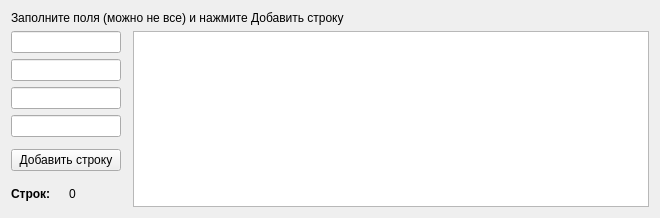
<?xml version="1.0" encoding="UTF-8"?>
<ui version="4.0">
 <class>MainWindow</class>
 <widget class="QMainWindow" name="MainWindow">
  <property name="geometry">
   <rect>
    <x>0</x>
    <y>0</y>
    <width>660</width>
    <height>218</height>
   </rect>
  </property>
  <property name="windowTitle">
   <string>Пример работы с моделью и таблицей</string>
  </property>
  <widget class="QWidget" name="centralWidget">
   <layout class="QGridLayout" name="gridLayout">
    <item row="1" column="5" rowspan="9">
     <widget class="QTableView" name="tableView">
      <property name="editTriggers">
       <set>QAbstractItemView::NoEditTriggers</set>
      </property>
      <property name="selectionMode">
       <enum>QAbstractItemView::NoSelection</enum>
      </property>
      <property name="gridStyle">
       <enum>Qt::DashLine</enum>
      </property>
     </widget>
    </item>
    <item row="4" column="3">
     <widget class="QLineEdit" name="lineEdit_4">
      <property name="maximumSize">
       <size>
        <width>110</width>
        <height>16777215</height>
       </size>
      </property>
     </widget>
    </item>
    <item row="1" column="3">
     <widget class="QLineEdit" name="lineEdit_1">
      <property name="maximumSize">
       <size>
        <width>110</width>
        <height>16777215</height>
       </size>
      </property>
     </widget>
    </item>
    <item row="2" column="3">
     <widget class="QLineEdit" name="lineEdit_2">
      <property name="maximumSize">
       <size>
        <width>110</width>
        <height>16777215</height>
       </size>
      </property>
     </widget>
    </item>
    <item row="3" column="3">
     <widget class="QLineEdit" name="lineEdit_3">
      <property name="maximumSize">
       <size>
        <width>110</width>
        <height>16777215</height>
       </size>
      </property>
     </widget>
    </item>
    <item row="6" column="3">
     <widget class="QPushButton" name="pushButton">
      <property name="maximumSize">
       <size>
        <width>110</width>
        <height>16777215</height>
       </size>
      </property>
      <property name="text">
       <string>Добавить строку</string>
      </property>
     </widget>
    </item>
    <item row="7" column="3">
     <spacer name="verticalSpacer">
      <property name="orientation">
       <enum>Qt::Vertical</enum>
      </property>
      <property name="sizeHint" stdset="0">
       <size>
        <width>20</width>
        <height>40</height>
       </size>
      </property>
     </spacer>
    </item>
    <item row="0" column="3" colspan="3">
     <widget class="QLabel" name="label">
      <property name="text">
       <string>Заполните поля (можно не все) и нажмите Добавить строку</string>
      </property>
     </widget>
    </item>
    <item row="8" column="3">
     <layout class="QHBoxLayout" name="horizontalLayout">
      <item>
       <widget class="QLabel" name="label_row">
        <property name="font">
         <font>
          <weight>75</weight>
          <bold>true</bold>
         </font>
        </property>
        <property name="text">
         <string>Строк:</string>
        </property>
       </widget>
      </item>
      <item>
       <widget class="QLabel" name="row_value">
        <property name="text">
         <string>0</string>
        </property>
        <property name="alignment">
         <set>Qt::AlignLeading|Qt::AlignLeft|Qt::AlignVCenter</set>
        </property>
       </widget>
      </item>
     </layout>
    </item>
   </layout>
  </widget>
 </widget>
 <layoutdefault spacing="6" margin="11"/>
 <tabstops>
  <tabstop>lineEdit_1</tabstop>
  <tabstop>lineEdit_2</tabstop>
  <tabstop>lineEdit_3</tabstop>
  <tabstop>lineEdit_4</tabstop>
  <tabstop>pushButton</tabstop>
  <tabstop>tableView</tabstop>
 </tabstops>
 <resources/>
 <connections/>
</ui>
